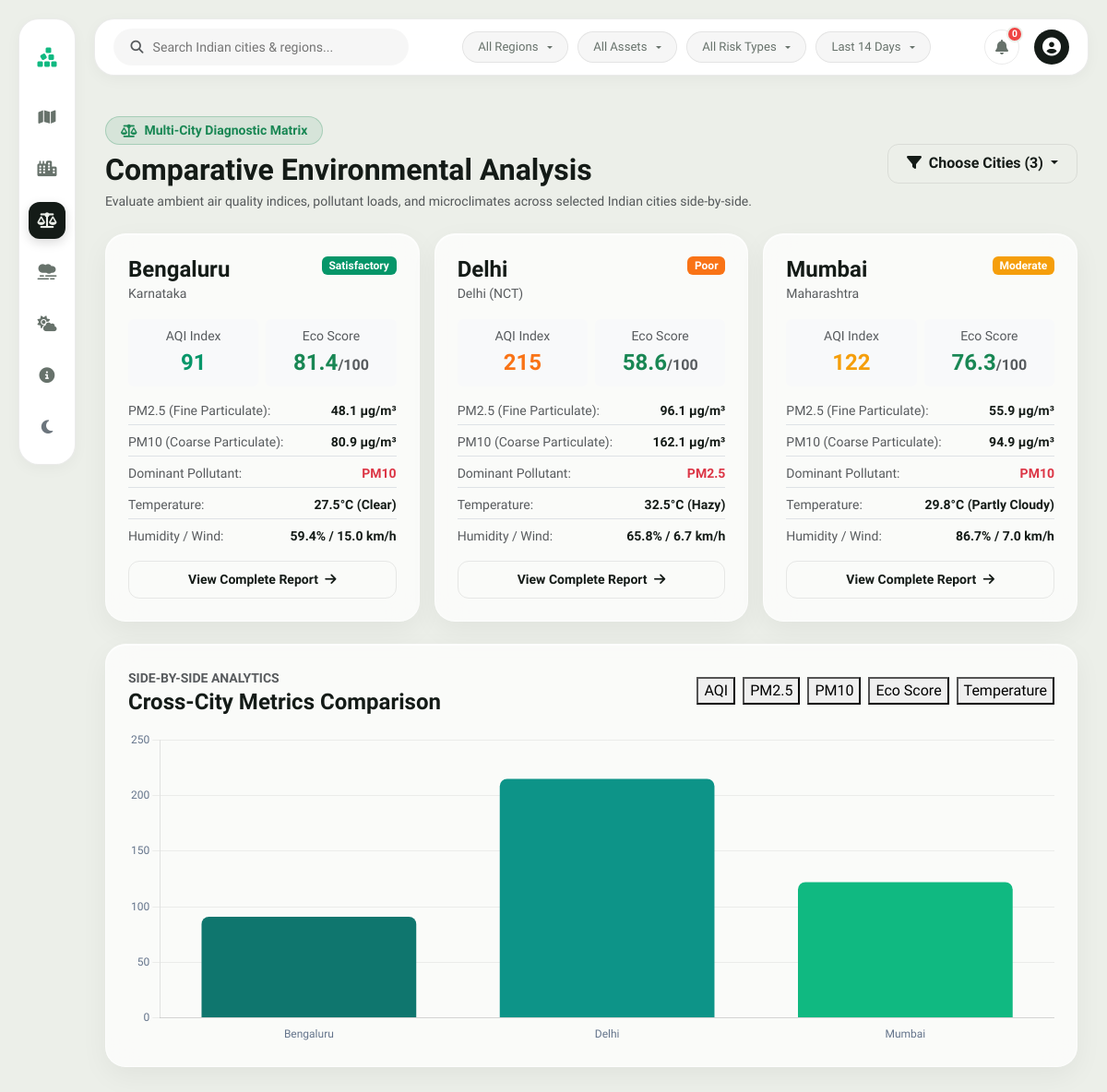
The page /compare/ on the database its author committed.
### cities/models.py (models this page shows, shortened)
class City(models.Model):
    name = models.CharField(max_length=100, unique=True)
    slug = models.SlugField(max_length=100, unique=True, blank=True)
    state = models.CharField(max_length=100)
    population = models.BigIntegerField(help_text='Total city population')
    latitude = models.DecimalField(max_digits=9, decimal_places=6)
    longitude = models.DecimalField(max_digits=9, decimal_places=6)
    description = models.TextField(blank=True, default='')
    is_metro = models.BooleanField(default=False)
    created_at = models.DateTimeField(auto_now_add=True)
    class Meta:
        verbose_name_plural = 'Cities'
        ordering = ['name']
    @property
    def latest_air_quality(self):
        return self.air_quality_records.order_by('-recorded_date').first()
    @property
    def latest_weather(self):
        return self.weather_records.order_by('-recorded_date').first()
    @property
    def latest_analysis(self):
        return self.analyses.order_by('-created_at').first()

### pollution/models.py (models this page shows, shortened)
class AirQuality(models.Model):
    TRAFFIC_CHOICES = [
        ('Low', 'Low'),
        ('Moderate', 'Moderate'),
        ('Heavy', 'Heavy'),
        ('Severe', 'Severe'),
    ]
    city = models.ForeignKey(City, on_delete=models.CASCADE, related_name='air_quality_records')
    recorded_date = models.DateField()
    aqi = models.IntegerField(help_text='Air Quality Index (0 - 500)')
    pm25 = models.FloatField(help_text='PM2.5 concentration in ug/m3')
    pm10 = models.FloatField(help_text='PM10 concentration in ug/m3')
    co = models.FloatField(help_text='Carbon Monoxide in mg/m3')
    no2 = models.FloatField(help_text='Nitrogen Dioxide in ug/m3')
    so2 = models.FloatField(help_text='Sulphur Dioxide in ug/m3')
    o3 = models.FloatField(help_text='Ozone in ug/m3')
    traffic_level = models.CharField(max_length=20, choices=TRAFFIC_CHOICES, default='Moderate')
    created_at = models.DateTimeField(auto_now_add=True)
    class Meta:
        verbose_name = 'Air Quality Record'
        verbose_name_plural = 'Air Quality Records'
        ordering = ['-recorded_date']
        unique_together = ('city', 'recorded_date')
    def get_risk_level(self):
        if self.aqi <= 50:
            return 'Good'
        elif self.aqi <= 100:
            return 'Satisfactory'
        elif self.aqi <= 200:
            return 'Moderate'
        elif self.aqi <= 300:
            return 'Poor'
        elif self.aqi <= 400:
            return 'Very Poor'
        else:
            return 'Severe'
    def get_risk_color(self):
        if self.aqi <= 50:
            return '#10b981'
        elif self.aqi <= 100:
            return '#059669'
        elif self.aqi <= 200:
            return '#f59e0b'
        elif self.aqi <= 300:
            return '#f97316'
        elif self.aqi <= 400:
            return '#ef4444'
        else:
            return '#7f1d1d'
    def calculate_environmental_score(self):
        penalty = (self.aqi / 500.0) * 65.0 + min(35.0, (self.pm25 / 250.0) * 35.0)
        return round(max(5.0, min(100.0, 100.0 - penalty)), 1)

class EnvironmentalAnalysis(models.Model):
    city = models.ForeignKey(City, on_delete=models.CASCADE, related_name='analyses')
    air_quality = models.OneToOneField(AirQuality, on_delete=models.CASCADE, related_name='analysis')
    environmental_score = models.FloatField(help_text='Calculated Score from 0 to 100')
    risk_level = models.CharField(max_length=50)
    dominant_pollutant = models.CharField(max_length=50)
    recommendation = models.TextField()
    created_at = models.DateTimeField(auto_now_add=True)
    class Meta:
        verbose_name_plural = 'Environmental Analyses'
        ordering = ['-created_at']

### weather/models.py (models this page shows, shortened)
class Weather(models.Model):
    CONDITION_CHOICES = [
        ('Clear', 'Clear / Sunny'),
        ('Partly Cloudy', 'Partly Cloudy'),
        ('Cloudy', 'Cloudy'),
        ('Hazy', 'Hazy / Smog'),
        ('Rainy', 'Rainy'),
        ('Thunderstorm', 'Thunderstorm'),
    ]
    city = models.ForeignKey(City, on_delete=models.CASCADE, related_name='weather_records')
    recorded_date = models.DateField()
    temperature = models.FloatField(help_text='Temperature in degrees Celsius')
    humidity = models.FloatField(help_text='Humidity percentage (0 - 100)')
    rainfall = models.FloatField(help_text='Rainfall in mm', default=0.0)
    wind_speed = models.FloatField(help_text='Wind speed in km/h')
    pressure = models.FloatField(help_text='Atmospheric pressure in hPa', default=1013.25)
    condition = models.CharField(max_length=30, choices=CONDITION_CHOICES, default='Clear')
    created_at = models.DateTimeField(auto_now_add=True)
    class Meta:
        verbose_name = 'Weather Record'
        verbose_name_plural = 'Weather Records'
        ordering = ['-recorded_date']
        unique_together = ('city', 'recorded_date')

### dashboard/views.py (the view)
# urls.py: path('compare/', views.compare_view, name='compare'),
def compare_view(request):
    cities = City.objects.all().order_by('name')
    city_ids = request.GET.getlist('c')
    if not city_ids:
        default_names = ['Delhi', 'Mumbai', 'Bengaluru']
        selected_cities = list(City.objects.filter(name__in=default_names))
    else:
        selected_cities = list(City.objects.filter(id__in=city_ids))
    comparison_cards = []
    chart_labels = []
    chart_aqi = []
    chart_pm25 = []
    chart_pm10 = []
    chart_temp = []
    chart_humidity = []
    chart_score = []
    for c in selected_cities:
        aq = c.latest_air_quality
        wt = c.latest_weather
        an = c.latest_analysis
        score = aq.calculate_environmental_score() if aq else 0
        risk = aq.get_risk_level() if aq else 'Unknown'
        risk_color = aq.get_risk_color() if aq else '#64748b'
        card = {
            'city': c,
            'aq': aq,
            'wt': wt,
            'an': an,
            'score': score,
            'risk': risk,
            'risk_color': risk_color,
        }
        comparison_cards.append(card)
        chart_labels.append(c.name)
        chart_aqi.append(aq.aqi if aq else 0)
        chart_pm25.append(aq.pm25 if aq else 0)
        chart_pm10.append(aq.pm10 if aq else 0)
        chart_temp.append(wt.temperature if wt else 0)
        chart_humidity.append(wt.humidity if wt else 0)
        chart_score.append(score)
    compare_chart_data = {
        'labels': chart_labels,
        'aqi': chart_aqi,
        'pm25': chart_pm25,
        'pm10': chart_pm10,
        'temp': chart_temp,
        'humidity': chart_humidity,
        'score': chart_score,
    }
    selected_ids = [c.id for c in selected_cities]
    context = {
        'cities': cities,
        'selected_cities': selected_cities,
        'selected_ids': selected_ids,
        'comparison_cards': comparison_cards,
        'compare_chart_data_json': json.dumps(compare_chart_data),
    }
    return render(request, 'dashboard/compare.html', context)

### templates/dashboard/compare.html (shortened to what this page needs)
{% extends 'base.html' %}
{% load static %}
{% block content %}
<div class="container py-4">
  <div class="d-flex flex-wrap justify-content-between align-items-center gap-3 mb-4">
    <div>
      <div class="d-inline-flex align-items-center gap-2 px-3 py-1 rounded-pill bg-success bg-opacity-10 text-success fw-semibold small mb-2 border border-success border-opacity-25">
        <i class="fas fa-scale-balanced"></i> Multi-City Diagnostic Matrix
      </div>
      <h2 class="brand-font fw-bold mb-1">Comparative Environmental Analysis</h2>
      <p class="text-muted small mb-0">Evaluate ambient air quality indices, pollutant loads, and microclimates across selected Indian cities side-by-side.</p>
    </div>
    <form method="GET" action="{% url 'dashboard:compare' %}" class="d-flex flex-wrap gap-2 align-items-center">
      <div class="dropdown">
        <button class="btn btn-ep-outline dropdown-toggle" type="button" data-bs-toggle="dropdown" data-bs-auto-close="outside" aria-expanded="false">
          <i class="fas fa-filter me-1"></i> Choose Cities ({{ selected_cities|length }})
        </button>
      </div>
    </form>
  </div>
  <div class="row g-3 mb-4">
    {% for item in comparison_cards %}
      <div class="col-lg-4 col-md-6">
        <div class="eco-card h-100 position-relative">
          <div class="d-flex justify-content-between align-items-start mb-3">
            <div>
              <h4 class="brand-font fw-bold mb-0">{{ item.city.name }}</h4>
              <span class="small text-muted">{{ item.city.state }}</span>
            </div>
            <span class="badge text-white" style="background-color: {{ item.risk_color }};">
              {{ item.risk }}
            </span>
          </div>
          <div class="row g-2 text-center mb-3">
            <div class="col-6">
              <div class="p-2 rounded bg-body-tertiary">
                <div class="small text-muted">AQI Index</div>
                <div class="fw-bold fs-4" style="color: {{ item.risk_color }};">{{ item.aq.aqi }}</div>
              </div>
            </div>
            <div class="col-6">
              <div class="p-2 rounded bg-body-tertiary">
                <div class="small text-muted">Eco Score</div>
                <div class="fw-bold fs-4 text-success">{{ item.score }}<span class="small fs-6 text-muted">/100</span></div>
              </div>
            </div>
          </div>
          <div class="small d-flex flex-column gap-2 mb-3">
            <div class="d-flex justify-content-between border-bottom border-subtle pb-1">
              <span class="text-muted">PM2.5 (Fine Particulate):</span>
              <strong>{{ item.aq.pm25 }} µg/m³</strong>
            </div>
            <div class="d-flex justify-content-between border-bottom border-subtle pb-1">
              <span class="text-muted">PM10 (Coarse Particulate):</span>
              <strong>{{ item.aq.pm10 }} µg/m³</strong>
            </div>
            <div class="d-flex justify-content-between border-bottom border-subtle pb-1">
              <span class="text-muted">Dominant Pollutant:</span>
              <strong class="text-danger">{{ item.an.dominant_pollutant }}</strong>
            </div>
            <div class="d-flex justify-content-between border-bottom border-subtle pb-1">
              <span class="text-muted">Temperature:</span>
              <strong>{{ item.wt.temperature }}°C ({{ item.wt.condition }})</strong>
            </div>
            <div class="d-flex justify-content-between">
              <span class="text-muted">Humidity / Wind:</span>
              <strong>{{ item.wt.humidity }}% / {{ item.wt.wind_speed }} km/h</strong>
            </div>
          </div>
          <a href="{% url 'cities:detail' item.city.slug %}" class="btn btn-sm btn-ep-outline w-100">
            View Complete Report <i class="fas fa-arrow-right ms-1"></i>
          </a>
        </div>
      </div>
    {% endfor %}
  </div>
  <div class="eco-card mb-4">
    <div class="d-flex flex-wrap justify-content-between align-items-center gap-3 mb-3">
      <div>
        <span class="text-uppercase fw-bold small text-muted">Side-by-Side Analytics</span>
        <h4 class="brand-font fw-bold mb-0">Cross-City Metrics Comparison</h4>
      </div>
      <div class="d-flex gap-2" id="compare-metric-buttons">
        <button class="metric-btn active" data-metric="aqi">AQI</button>
        <button class="metric-btn" data-metric="pm25">PM2.5</button>
        <button class="metric-btn" data-metric="pm10">PM10</button>
        <button class="metric-btn" data-metric="score">Eco Score</button>
        <button class="metric-btn" data-metric="temp">Temperature</button>
      </div>
    </div>
    <div style="height: 340px;" class="position-relative">
      <canvas id="cityComparisonChart"></canvas>
    </div>
  </div>
</div>
{% endblock %}
{% block extra_js %}
<script>
document.addEventListener('DOMContentLoaded', function() {
  const compareData = {{ compare_chart_data_json|safe }};
  let currentChart = EcoCharts.renderComparisonBar('cityComparisonChart', compareData, 'aqi');
  const buttons = document.querySelectorAll('#compare-metric-buttons .metric-btn');
  buttons.forEach(btn => {
    btn.addEventListener('click', function() {
      buttons.forEach(b => b.classList.remove('active'));
      this.classList.add('active');
      const metric = this.getAttribute('data-metric');
      if (currentChart) {
        currentChart.destroy();
        currentChart = EcoCharts.renderComparisonBar('cityComparisonChart', compareData, metric);
      }
    });
  });
});
</script>
{% endblock %}

### rows shown on the page
City: city.name "Bengaluru", city.state "Karnataka", risk "Satisfactory", aq.aqi "91", score "81.4", aq.pm25 "48.1", aq.pm10 "80.9", an.dominant_pollutant "PM10", wt.temperature "27.5", wt.condition "Clear", wt.humidity "59.4", wt.wind_speed "15.0"
City: city.name "Delhi", city.state "Delhi (NCT)", risk "Poor", aq.aqi "215", score "58.6", aq.pm25 "96.1", aq.pm10 "162.1", an.dominant_pollutant "PM2.5", wt.temperature "32.5", wt.condition "Hazy", wt.humidity "65.8", wt.wind_speed "6.7"
City: city.name "Mumbai", city.state "Maharashtra", risk "Moderate", aq.aqi "122", score "76.3", aq.pm25 "55.9", aq.pm10 "94.9", an.dominant_pollutant "PM10", wt.temperature "29.8", wt.condition "Partly Cloudy", wt.humidity "86.7", wt.wind_speed "7.0"

### other values the page prints
{{ selected_cities|length }} "3"
